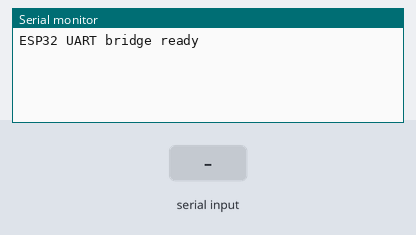
Simulated run of this sketch. Board: ESP32. Shown: the last lines printed to the serial monitor. The test bench sets the inputs (shaded band).

Above: at 1.2 s.
1.3 s: "1" received over the second serial link
At 1.7 s:
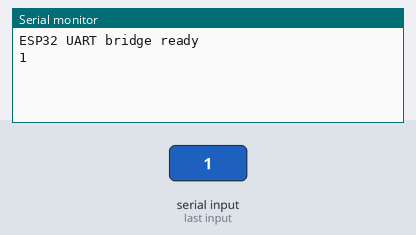
2.8 s: "0" received over the second serial link
At 4.1 s:
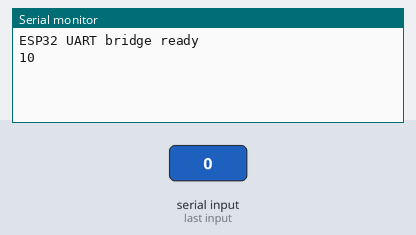

The sketch:

esp32-serial-relay.ino
```cpp
// UART pins for external device
#define RXD2 16
#define TXD2 17

// Baud rates
#define PC_BAUD 115200
#define DEVICE_BAUD 115200

// rx -> from dev, tx -> to dev
#define BUFFER_SIZE 1024U
unsigned char rx_buf[BUFFER_SIZE] = { 0 };
unsigned char tx_buf[BUFFER_SIZE] = { 0 };

void setup() {
  Serial.begin(PC_BAUD);
  Serial2.begin(DEVICE_BAUD, SERIAL_8N1, RXD2, TXD2);
  Serial.println("ESP32 UART bridge ready");
}

void loop() {
  {
    unsigned int length = Serial2.available();
    if (length) {
      length = Serial2.readBytes(rx_buf, min(length, BUFFER_SIZE));
      Serial.write(rx_buf, length);
    }
  }

  {
    unsigned int length = Serial.available();
    if (length) {
      length = Serial.readBytes(tx_buf, min(length, BUFFER_SIZE));
      Serial2.write(tx_buf, length);
    }
  }
}
```

Measured:
- after the input at 1.3 s, the serial monitor: prints a new line at once (image 1)
- after the input at 2.8 s, the serial monitor: prints a new line at once (image 2)
